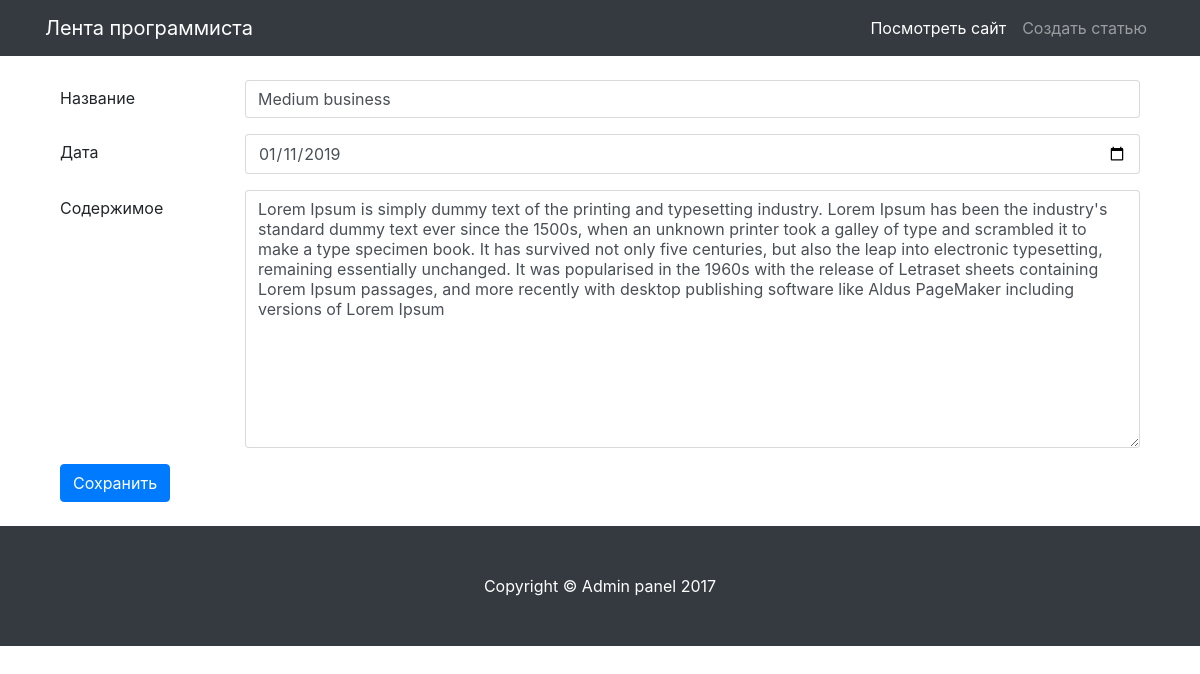
The app's page /admin/index.php?action=edit&id=1 with its own data.
### tables this page shows
CREATE TABLE `articles` (
  `id` int(10) UNSIGNED NOT NULL,
  `title` varchar(255) NOT NULL,
  `date` date NOT NULL,
  `content` text NOT NULL,
  `category` varchar(255) NOT NULL,
  `link` varchar(255) NOT NULL
);

### models/articles.php (called while the page is built, shortened)
<?
    function article_get($link, $id_article){
        $query = sprintf("SELECT * FROM articles WHERE id=%d", (int)$id_article);
        $result = mysqli_query($link, $query);
        $article = mysqli_fetch_assoc($result);
        return $article;
    }
?>

### views/article_admin.php (the view)
<?php include "../admin/admin_header.php" ?>
<div class="container">
<div class="col-md-12 my-4">
 <form method="post" action="index.php?action=<?=$_GET['action']?>&id=<?=$_GET['id']?>">
    <div class="form-group row">
      <label for="example-text-input" class="col-2 col-form-label">Название</label>
      <div class="col-10">
        <input class="form-control" type="text" name="title" value="<?=$article['title']?>" autofocus required>
      </div>
    </div>
    <div class="form-group row">
      <label for="example-date-input" class="col-2 col-form-label">Дата</label>
      <div class="col-10">
        <input class="form-control" type="date" name="date" value="<?=$article['date']?>" required>
      </div>
    </div>
    <div class="form-group row">
        <label for="exampleTextarea" class="col-2 col-form-label">Содержимое</label>
        <div class="col-10">
        <textarea class="form-control" name="content" required rows="12"><?=$article['content']?></textarea>
        </div>
    </div>
     <button type="submit" value="Сохранить" class="btn btn-primary">Сохранить</button>
</form>
</div>
</div>
<?php include "../admin/admin_footer.php" ?>

### assets/css/blog-post.css (style rules this page uses)
body { padding-top: 54px; }
@media (min-width: 992px) { body { padding-top: 56px; } }

### records on screen
articles: title "Medium business", date "01/11/2019", content "Lorem Ipsum is simply dummy text of the printing and typesetting industry. Lorem Ipsum has been the industry's standard dummy text ever since the 1500s, when an unknown printer took a galley of type and scrambled it to make a type specimen book. It has survived not only five centuries, but also the leap into electronic typesetting, remaining essentially unchanged. It was popularised in the 1960s with the release of Letraset sheets containing Lorem Ipsum passages, and more recently with desktop publishing software like Aldus PageMaker including versions of Lorem Ipsum"
